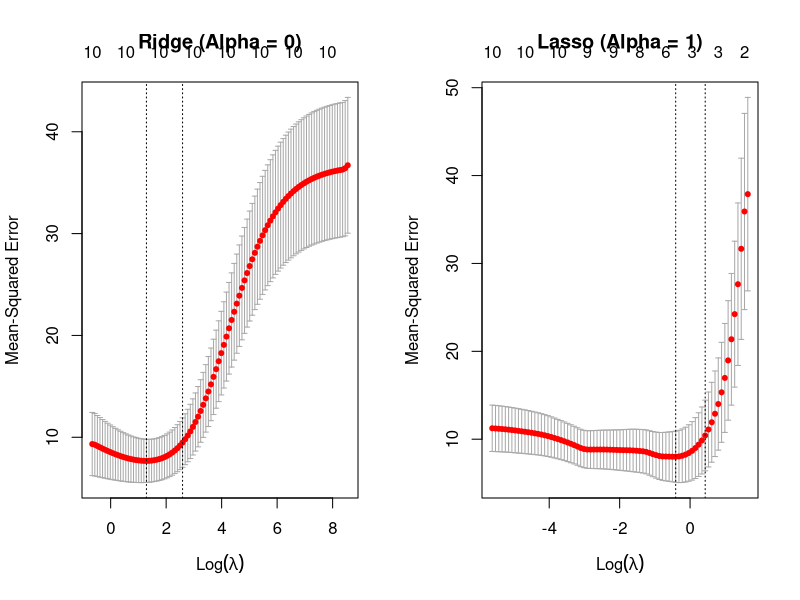
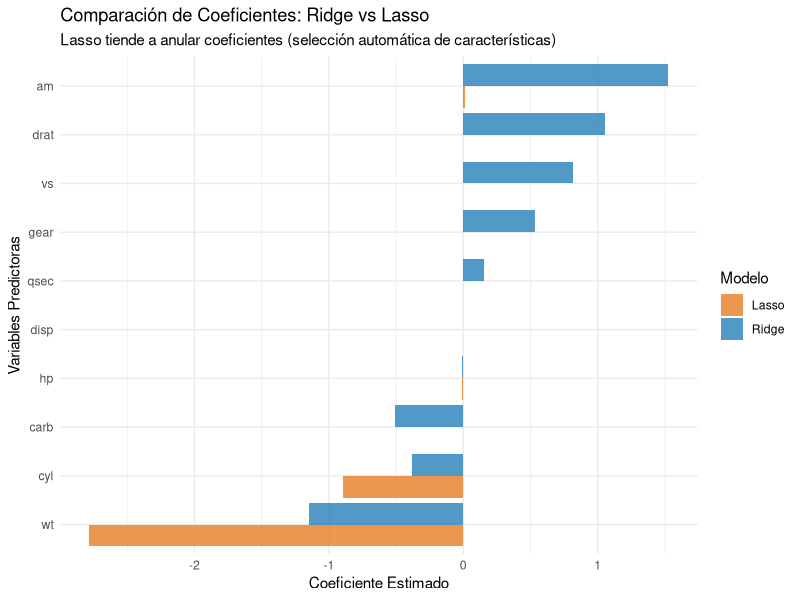

Generate these figures, in order, with R:
# ==============================================================================
# 16_regularizacion_ridge_lasso.R: Regularización Ridge y Lasso
# ==============================================================================

# 1. Carga de librerías
library(tidyverse)
# Nota: Si no tiene instalado 'glmnet', ejecute: install.packages("glmnet")
library(glmnet)

# 2. Carga y preprocesamiento de datos
data("mtcars")
# Preparar matrices para glmnet (requiere matriz de predictores X y vector respuesta y)
X <- mtcars %>% select(-mpg) %>% as.matrix()
y <- mtcars$mpg

# 3. Entrenamiento de los modelos (Ridge y Lasso)
# Alpha = 0 representa Ridge Regression. Alpha = 1 representa Lasso Regression.
set.seed(888)

# Validación Cruzada para buscar el lambda óptimo
cv_ridge <- cv.glmnet(X, y, alpha = 0)
cv_lasso <- cv.glmnet(X, y, alpha = 1)

# Mejores valores de lambda
lambda_optimo_ridge <- cv_ridge$lambda.min
lambda_optimo_lasso <- cv_lasso$lambda.min

print(paste("Lambda óptimo Ridge:", round(lambda_optimo_ridge, 4)))
print(paste("Lambda óptimo Lasso:", round(lambda_optimo_lasso, 4)))

# 4. Evaluación y Visualización
# Gráfico del proceso de optimización del error según lambda
par(mfrow = c(1, 2))
plot(cv_ridge, main = "Ridge (Alpha = 0)")
plot(cv_lasso, main = "Lasso (Alpha = 1)")
par(mfrow = c(1, 1))

# Coeficientes resultantes con el mejor lambda para comparar la selección de variables
coef_ridge <- as.matrix(coef(cv_ridge, s = "lambda.min"))
coef_lasso <- as.matrix(coef(cv_lasso, s = "lambda.min"))

comparativa_coef <- tibble(
  Caracteristica = rownames(coef_ridge),
  Ridge = as.numeric(coef_ridge),
  Lasso = as.numeric(coef_lasso)
) %>% filter(Caracteristica != "(Intercept)")

# Gráfico de barras comparativo de coeficientes estimados usando ggplot2
comparativa_coef %>%
  pivot_longer(cols = c(Ridge, Lasso), names_to = "Modelo", values_to = "Coeficiente") %>%
  ggplot(aes(x = reorder(Caracteristica, Coeficiente), y = Coeficiente, fill = Modelo)) +
  geom_bar(stat = "identity", position = "dodge", alpha = 0.8) +
  scale_fill_manual(values = c("Ridge" = "#2980b9", "Lasso" = "#e67e22")) +
  theme_minimal() +
  coord_flip() +
  labs(title = "Comparación de Coeficientes: Ridge vs Lasso",
       subtitle = "Lasso tiende a anular coeficientes (selección automática de características)",
       x = "Variables Predictoras",
       y = "Coeficiente Estimado")
